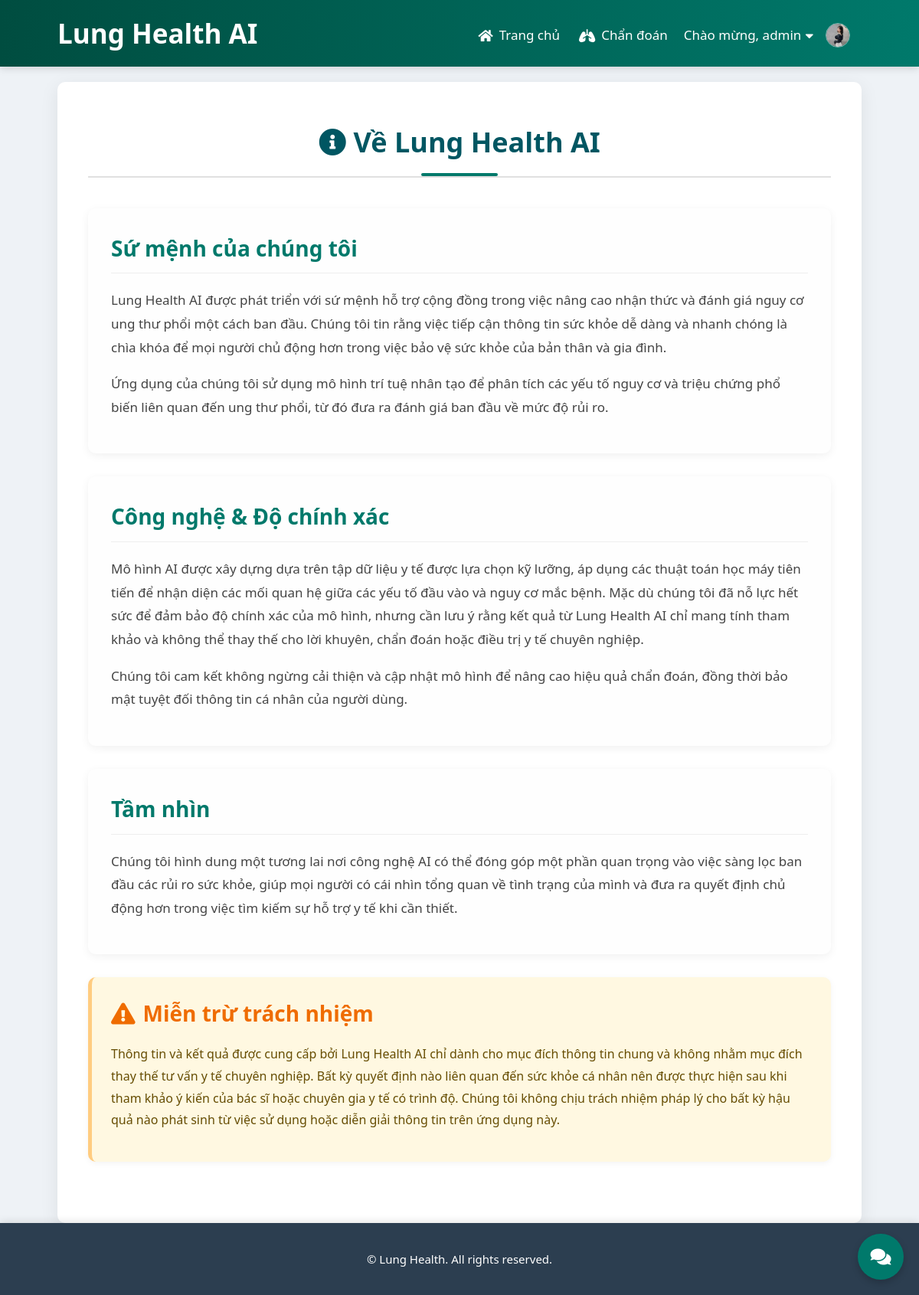
The app's page /about (signed in) with its own data.
### models.py (models this page shows)
class User(UserMixin, db.Model):
    id = db.Column(db.Integer, primary_key=True)
    email = db.Column(db.String(100), unique=True, nullable=False)
    password = db.Column(db.String(100), nullable=False)
    username = db.Column(db.String(100), unique=True, nullable=False)
    profile_image = db.Column(db.String(255), default='default_avatar.png')
    is_admin = db.Column(db.Boolean, default=False)
    is_banned = db.Column(db.Boolean, default=False)
    ban_until = db.Column(db.DateTime, nullable=True)
    diagnosis_results = db.relationship('DiagnosisResult', backref='user', lazy=True, cascade="all, delete-orphan")

### app.py (the view)
@app.route('/about')
def about():
    return render_template('about.html')

### app.py (called while the page is built)
@login_manager.user_loader
def load_user(user_id):
    return User.query.get(int(user_id))

### templates/about.html
{% extends 'base.html' %}
{% block content %}
<div class="about-container">
    <h2><i class="fas fa-info-circle"></i> Về Lung Health AI</h2>
    <section class="about-section">
        <h3>Sứ mệnh của chúng tôi</h3>
        <p>
            Lung Health AI được phát triển với sứ mệnh hỗ trợ cộng đồng trong việc nâng cao nhận thức và đánh giá nguy cơ ung thư phổi một cách ban đầu. Chúng tôi tin rằng việc tiếp cận thông tin sức khỏe dễ dàng và nhanh chóng là chìa khóa để mọi người chủ động hơn trong việc bảo vệ sức khỏe của bản thân và gia đình.
        </p>
        <p>
            Ứng dụng của chúng tôi sử dụng mô hình trí tuệ nhân tạo để phân tích các yếu tố nguy cơ và triệu chứng phổ biến liên quan đến ung thư phổi, từ đó đưa ra đánh giá ban đầu về mức độ rủi ro.
        </p>
    </section>
    <section class="about-section">
        <h3>Công nghệ & Độ chính xác</h3>
        <p>
            Mô hình AI được xây dựng dựa trên tập dữ liệu y tế được lựa chọn kỹ lưỡng, áp dụng các thuật toán học máy tiên tiến để nhận diện các mối quan hệ giữa các yếu tố đầu vào và nguy cơ mắc bệnh. Mặc dù chúng tôi đã nỗ lực hết sức để đảm bảo độ chính xác của mô hình, nhưng cần lưu ý rằng kết quả từ Lung Health AI chỉ mang tính tham khảo và không thể thay thế cho lời khuyên, chẩn đoán hoặc điều trị y tế chuyên nghiệp.
        </p>
        <p>
            Chúng tôi cam kết không ngừng cải thiện và cập nhật mô hình để nâng cao hiệu quả chẩn đoán, đồng thời bảo mật tuyệt đối thông tin cá nhân của người dùng.
        </p>
    </section>
    <section class="about-section">
        <h3>Tầm nhìn</h3>
        <p>
            Chúng tôi hình dung một tương lai nơi công nghệ AI có thể đóng góp một phần quan trọng vào việc sàng lọc ban đầu các rủi ro sức khỏe, giúp mọi người có cái nhìn tổng quan về tình trạng của mình và đưa ra quyết định chủ động hơn trong việc tìm kiếm sự hỗ trợ y tế khi cần thiết.
        </p>
    </section>
    <section class="about-section disclaimer-section">
        <h3><i class="fas fa-exclamation-triangle"></i> Miễn trừ trách nhiệm</h3>
        <p>
            Thông tin và kết quả được cung cấp bởi Lung Health AI chỉ dành cho mục đích thông tin chung và không nhằm mục đích thay thế tư vấn y tế chuyên nghiệp. Bất kỳ quyết định nào liên quan đến sức khỏe cá nhân nên được thực hiện sau khi tham khảo ý kiến của bác sĩ hoặc chuyên gia y tế có trình độ. Chúng tôi không chịu trách nhiệm pháp lý cho bất kỳ hậu quả nào phát sinh từ việc sử dụng hoặc diễn giải thông tin trên ứng dụng này.
        </p>
    </section>
</div>
{% endblock %}

### templates/base.html (shortened to what this page needs)
<!DOCTYPE html>
<html lang="vi">
<head>
    <link rel="stylesheet" href="{{ url_for('static', filename='css/style.css') }}">
    <link rel="stylesheet" href="https://cdnjs.cloudflare.com/ajax/libs/font-awesome/5.15.4/css/all.min.css">
</head>
<body>
    <header class="main-header">
        <div class="container header-content">
            <h1 class="site-title"><a href="{{ url_for('index') }}">Lung Health AI</a></h1>
            <nav class="main-nav">
                <a href="{{ url_for('index') }}" class="nav-link"><i class="fas fa-home"></i> Trang chủ</a>
                <a href="{{ url_for('diagnose') }}" class="nav-link"><i class="fas fa-lungs"></i> Chẩn đoán</a>
                {% if current_user.is_authenticated %}
                    <div class="dropdown">
                        <a href="#" class="nav-link dropdown-toggle" id="userDropdown" role="button" aria-haspopup="true" aria-expanded="false">
                            Chào mừng, {{ current_user.username }} <i class="fas fa-caret-down"></i>
                            <img src="{{ url_for('static', filename='uploads/avatars/' + current_user.profile_image) }}" alt="Avatar" class="navbar-avatar">
                        </a>
                    </div>
                {% else %}
                    <a href="{{ url_for('register') }}" class="nav-link"><i class="fas fa-user-plus"></i> Đăng ký</a>
                    <a href="{{ url_for('login') }}" class="nav-link"><i class="fas fa-sign-in-alt"></i> Đăng nhập</a>
                {% endif %}
            </nav>
        </div>
    </header>
    <main>
        <div class="container">
            <div class="page-content">
                {% block content %}{% endblock %}
            </div>
        </div>
    </main>
    <footer class="main-footer">
        <div class="container">
            <p>&copy; {{ current_year }} Lung Health. All rights reserved.</p>
        </div>
    </footer>
    <div class="chatbot-widget-container">
        <button id="chatbotToggleButton" class="chatbot-toggle-button">
            <i class="fas fa-comments"></i>
        </button>
    </div>
</body>
</html>

### static/css/style.css (style rules this page uses)
body { font-family: 'Segoe UI', Tahoma, Geneva, Verdana, sans-serif; background: #eef2f6; color: #333; margin: 0; padding: 0; line-height: 1.6; display: flex; flex-direction: column; min-height: 100vh; }
.container { max-width: 1100px; margin: 0 auto; padding: 0 25px; box-sizing: border-box; }
.main-header { background: linear-gradient(to right, #004d40, #00796b); padding: 15px 0; color: white; box-shadow: 0 2px 10px rgba(0, 0, 0, 0.15); }
.header-content { display: flex; justify-content: space-between; align-items: center; flex-wrap: wrap; }
.site-title { margin: 0; font-size: 35px; font-weight: 700; }
.site-title a { color: white; text-decoration: none; transition: color 0.3s ease; }
.main-nav { display: flex; align-items: center; flex-wrap: wrap; margin-top: 5px; gap: 25px; }
.main-nav .nav-link { color: white; text-decoration: none; font-size: 17px; font-weight: 500; padding: 8px 0; position: relative; transition: color 0.3s ease, transform 0.2s ease; display: flex; align-items: center; }
.main-nav .nav-link i { margin-right: 8px; }
.page-content { background: white; padding: 30px 40px; border-radius: 10px; box-shadow: 0 6px 25px rgba(0, 0, 0, 0.08); }
h2 { color: #005662; margin-top: 0; margin-bottom: 25px; font-size: 30px; border-bottom: 2px solid #e0e0e0; padding-bottom: 15px; text-align: center; font-weight: 600; }
.main-footer { background: #2c3e50; color: white; text-align: center; padding: 20px 0; margin-top: auto; font-size: 15px; box-shadow: 0 -2px 10px rgba(0, 0, 0, 0.1); }
.about-container { padding: 20px 0; }
.about-container h2 { text-align: center; margin-bottom: 40px; font-size: 36px; color: #005662; position: relative; padding-bottom: 15px; }
.about-container h2::after { content: ''; position: absolute; width: 100px; height: 4px; background: #00796b; left: 50%; transform: translateX(-50%); bottom: 0; border-radius: 2px; }
.about-section { background: #fefefe; padding: 30px; border-radius: 10px; box-shadow: 0 3px 12px rgba(0, 0, 0, 0.06); margin-bottom: 30px; text-align: left; }
.about-section h3 { font-size: 28px; color: #00796b; margin-top: 0; margin-bottom: 20px; border-bottom: 1px solid #eee; padding-bottom: 10px; }
.about-section p { font-size: 17px; line-height: 1.8; color: #444; margin-bottom: 15px; }
.disclaimer-section { background-color: #fff8e1; border-left: 5px solid #ffcc80; color: #664d03; padding: 25px; box-shadow: 0 2px 8px rgba(0, 0, 0, 0.05); }
.disclaimer-section h3 { color: #ef6c00; margin-bottom: 15px; border-bottom: none; padding-bottom: 0; display: flex; align-items: center; gap: 10px; }
.disclaimer-section h3 i { font-size: 28px; }
.disclaimer-section p { font-size: 16px; color: #664d03; }
.main-nav .dropdown { position: relative; display: inline-block; margin-left: -19px;; }
.main-nav .dropdown-toggle { display: flex; align-items: center; color: #fff; text-decoration: none; padding: 10px 15px; border-radius: 5px; transition: background-color 0.3s ease; }
.navbar-avatar { width: 30px; height: 30px; border-radius: 50%; object-fit: cover; margin-left: 8px; border: 1px solid rgba(255, 255, 255, 0.5); }
.dropdown-toggle .fas.fa-caret-down { margin-left: 5px; }

### templates/base.html (style rules this page uses)
.chatbot-widget-container { position: fixed; bottom: 20px; right: 20px; z-index: 1000; font-family: 'Segoe UI', Tahoma, Geneva, Verdana, sans-serif; }
.chatbot-toggle-button { background-color: #00796b; color: white; border: none; border-radius: 50%; width: 60px; height: 60px; font-size: 24px; display: flex; justify-content: center; align-items: center; cursor: pointer; box-shadow: 0 4px 10px rgba(0, 0, 0, 0.2); transition: background-color 0.3s ease, transform 0.3s ease; }

### records on screen
User: username "admin", profile_image (picture)
